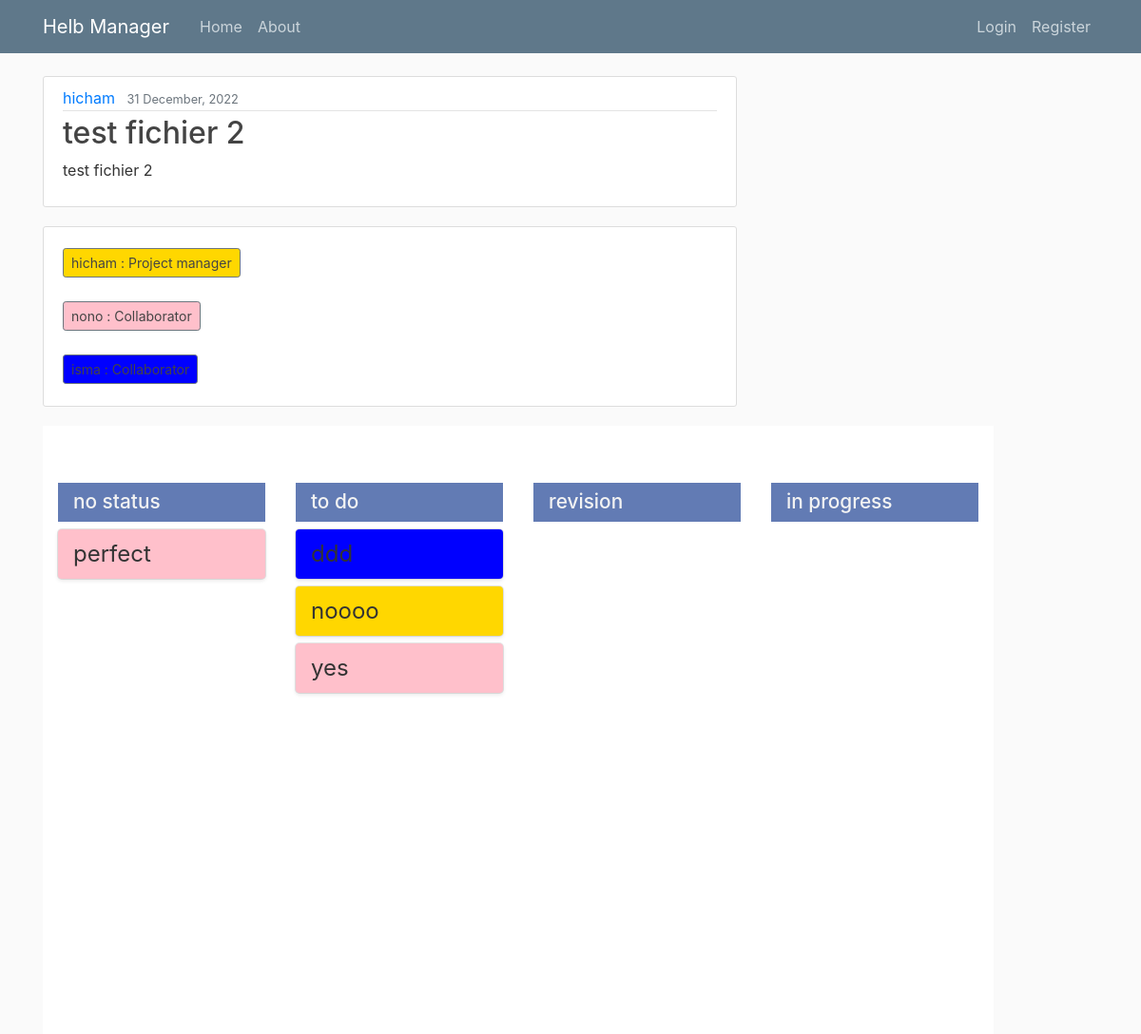
Screenshot of /project/14/ with the database file from the repository.
### manager_app/models.py (models this page shows, shortened)
class Project(models.Model): #creation de la table projet dans la bd
    title = models.CharField(max_length=100) #titre de taille limité
    content = models.TextField()
    status = models.CharField(max_length=100)
    collaborators = models.CharField(max_length=100)
    date_posted = models.DateTimeField(default=timezone.now)
    author = models.ForeignKey(User, on_delete=models.CASCADE ) #user par defaut, une entree dans la table users

class Task(models.Model):
    project = models.ForeignKey(Project, on_delete=models.CASCADE)
    title_task = models.CharField(max_length=100)
    assign_to = models.CharField(max_length=100)
    status_task = models.CharField(max_length=100, default='no status')

### manager_app/views.py (the view)
# urls.py: path('project/<int:pk>/', ProjectDetailView.as_view(), name = 'project-detail'),
class ProjectDetailView(DetailView):
    model = Project
    def get_context_data(self, **kwargs):
        tasks = Task.objects.all()
        project = self.get_object()
        users = User.objects.values()
        status = project.status
        tabStatus = []
        tabStatus.append('no status')
        tabStatus += status.split(";")
        collaborators = project.collaborators
        context = super().get_context_data(**kwargs)
        context['tabStatus'] = tabStatus
        tabCollaborators = []
        cpt = 0
        for u in users:
            name = users[cpt]['username']
            if collaborators.find(name) != -1:
                tabCollaborators.append(name)
            cpt=cpt+1 # pour parcourir tt ma table user
        tabCollaborators.append(project.author.username)
        context['tabCollaborators'] = tabCollaborators
        context['users'] = users
        context['tasks'] = tasks
        colors = ["red", "green", "blue", "orange", "purple", "pink", "gray", "brown", "gold", "silver"]
        collaborator_colors = {}
        for collaborator in tabCollaborators:
            color = random.sample(colors, 1)[0]
            collaborator_colors[collaborator] = color
            colors.remove(color)
        context['collaborator_colors'] = collaborator_colors
        return context

### manager_app/templates/manager_app/project_detail.html (shortened to what this page needs)
{% extends "manager_app/base.html" %}
{% load static %}
{% block content %}
<link rel="stylesheet" href="{% static 'manager_app/styleDragDrop.css' %}">
<article class="media content-section">
  <div class="media-body">
    <div class="article-metadata">
      <a class="mr-2" href="#">{{ object.author }}</a>
      <small class="text-muted">{{ object.date_posted|date:"d F, Y" }}</small>
    </div >
    <h2 class="article-title">{{ object.title }}</h2>
    <p class="article-content">{{ object.content }}</p>
  </div>
</article>
<article class="media content-section">
  <div>
    {% for collaborator, color in collaborator_colors.items %}
      {% if collaborator == object.author.username %}
        <h1><a class="btn btn-secondary btn-sm mt-1 mb-1" style="background-color: {{color}}"> {{ object.author }} : Project manager</a></h1>
      {% endif %}
    {% endfor %}
    {% for collaborator, color in collaborator_colors.items %}
      {% if collaborator != object.author.username %}
        <h1><a class="btn btn-secondary btn-sm mt-1 mb-1" style="background-color: {{color}}"> {{ collaborator }} : Collaborator</a></h1>
      {% endif %}
    {% endfor %}
  </div>
</article>
  <div class="todo-container">
    {% for status in tabStatus %}
    <div class="status">
      <div>
          <h1>{{ status }}</h1>
      </div>
      {% for task in tasks %}
        {% if task.project.id == project.id %}
          {% if task.status_task == status %}
            {% for collaborator, color in collaborator_colors.items %}
              {% if collaborator == task.assign_to %}
                <div project_id = "{{ project.id }}" task_id = "{{ task.id }}" class="todo" draggable="true" style="background-color: {{color}}" >
                  {{ task.title_task }}
                </div>
              {% endif %}
            {% endfor %}
          {% endif %}
        {% endif %}
      {% endfor %}
    </div>
    {% endfor %}
  </div>
{% endblock content %}

### manager_app/static/manager_app/main.css (style rules this page uses)
body { background: #fafafa; color: #333333; margin-top: 5rem; }
h1, h2, h3, h4, h5, h6 { color: #444444; }
.content-section { background: #ffffff; padding: 10px 20px; border: 1px solid #dddddd; border-radius: 3px; margin-bottom: 20px; }
.article-title { color: #444444; }
.article-content { white-space: pre-line; }
.article-metadata { padding-bottom: 1px; margin-bottom: 4px; border-bottom: 1px solid #e3e3e3 }

### manager_app/static/manager_app/styleDragDrop.css (style rules this page uses)
.todo-container { width: 1000px; height: 80vh; display: flex; }
.status { width: 25%; background-color: #ffffff; position: relative; padding: 60px 1rem 0.5rem; }
.status:nth-child(even) { background-color: #ffffff; }
.status h1 { position: relative; top: 0; left: 0; background-color: #627bb4; color: #f3f3f3; margin: 0; width: 100%; padding: 0.5rem 1rem; font-size: 130%; }
.todo { display: flex; justify-content: space-between; align-items: center; position: relative; background-color: rgba(108, 26, 26, 0.3); box-shadow: rgba(15, 15, 15, 0.1) 0px 0px 0px 1px, rgba(15, 15, 15, 0.1) 0px 2px 4px; border-radius: 4px; padding: 0.5rem 1rem; font-size: 1.5rem; margin: 0.5rem 0; }

### rows the page displays
Project: author "hicham", date_posted "31 December, 2022", title "test fichier 2", content "test fichier 2", author "hicham"
Task: title_task "perfect"
Task: title_task "ddd"
Task: title_task "noooo"
Task: title_task "yes"

### other values shown
{{ collaborator }} "nono" "isma"
{{ status }} "no status" "to do" "revision" "in progress"
